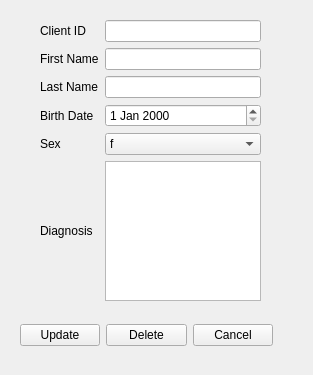
<?xml version="1.0" encoding="UTF-8"?>
<ui version="4.0">
 <class>ClientEditForm</class>
 <widget class="QWidget" name="ClientEditForm">
  <property name="geometry">
   <rect>
    <x>0</x>
    <y>0</y>
    <width>313</width>
    <height>375</height>
   </rect>
  </property>
  <property name="windowTitle">
   <string>Form</string>
  </property>
  <widget class="QWidget" name="gridLayoutWidget">
   <property name="geometry">
    <rect>
     <x>40</x>
     <y>20</y>
     <width>221</width>
     <height>281</height>
    </rect>
   </property>
   <layout class="QGridLayout" name="gridLayout">
    <item row="5" column="0">
     <widget class="QLabel" name="label_5">
      <property name="text">
       <string>Diagnosis</string>
      </property>
     </widget>
    </item>
    <item row="3" column="1">
     <widget class="QDateEdit" name="dateEdit"/>
    </item>
    <item row="4" column="1">
     <widget class="QComboBox" name="sex_edit">
      <item>
       <property name="text">
        <string>f</string>
       </property>
      </item>
      <item>
       <property name="text">
        <string>m</string>
       </property>
      </item>
     </widget>
    </item>
    <item row="1" column="1">
     <widget class="QLineEdit" name="first_name_edit"/>
    </item>
    <item row="2" column="0">
     <widget class="QLabel" name="label_2">
      <property name="text">
       <string>Last Name</string>
      </property>
     </widget>
    </item>
    <item row="0" column="1">
     <widget class="QLineEdit" name="client_id_data">
      <property name="font">
       <font>
        <weight>75</weight>
        <bold>true</bold>
       </font>
      </property>
      <property name="readOnly">
       <bool>true</bool>
      </property>
     </widget>
    </item>
    <item row="4" column="0">
     <widget class="QLabel" name="label_4">
      <property name="text">
       <string>Sex</string>
      </property>
     </widget>
    </item>
    <item row="2" column="1">
     <widget class="QLineEdit" name="last_name_edit"/>
    </item>
    <item row="3" column="0">
     <widget class="QLabel" name="label_3">
      <property name="text">
       <string>Birth Date</string>
      </property>
     </widget>
    </item>
    <item row="1" column="0">
     <widget class="QLabel" name="label">
      <property name="text">
       <string>First Name</string>
      </property>
     </widget>
    </item>
    <item row="0" column="0">
     <widget class="QLabel" name="label_6">
      <property name="text">
       <string>Client ID</string>
      </property>
     </widget>
    </item>
    <item row="5" column="1">
     <widget class="QTextEdit" name="diagnosis_edit"/>
    </item>
   </layout>
  </widget>
  <widget class="QWidget" name="gridLayoutWidget_2">
   <property name="geometry">
    <rect>
     <x>20</x>
     <y>310</y>
     <width>253</width>
     <height>51</height>
    </rect>
   </property>
   <layout class="QGridLayout" name="gridLayout_2">
    <item row="0" column="1">
     <widget class="QPushButton" name="delete_button">
      <property name="text">
       <string>Delete</string>
      </property>
     </widget>
    </item>
    <item row="0" column="2">
     <widget class="QPushButton" name="cancell_button">
      <property name="text">
       <string>Cancel</string>
      </property>
     </widget>
    </item>
    <item row="0" column="0">
     <widget class="QPushButton" name="update_button">
      <property name="text">
       <string>Update</string>
      </property>
     </widget>
    </item>
   </layout>
  </widget>
 </widget>
 <resources/>
 <connections/>
</ui>
